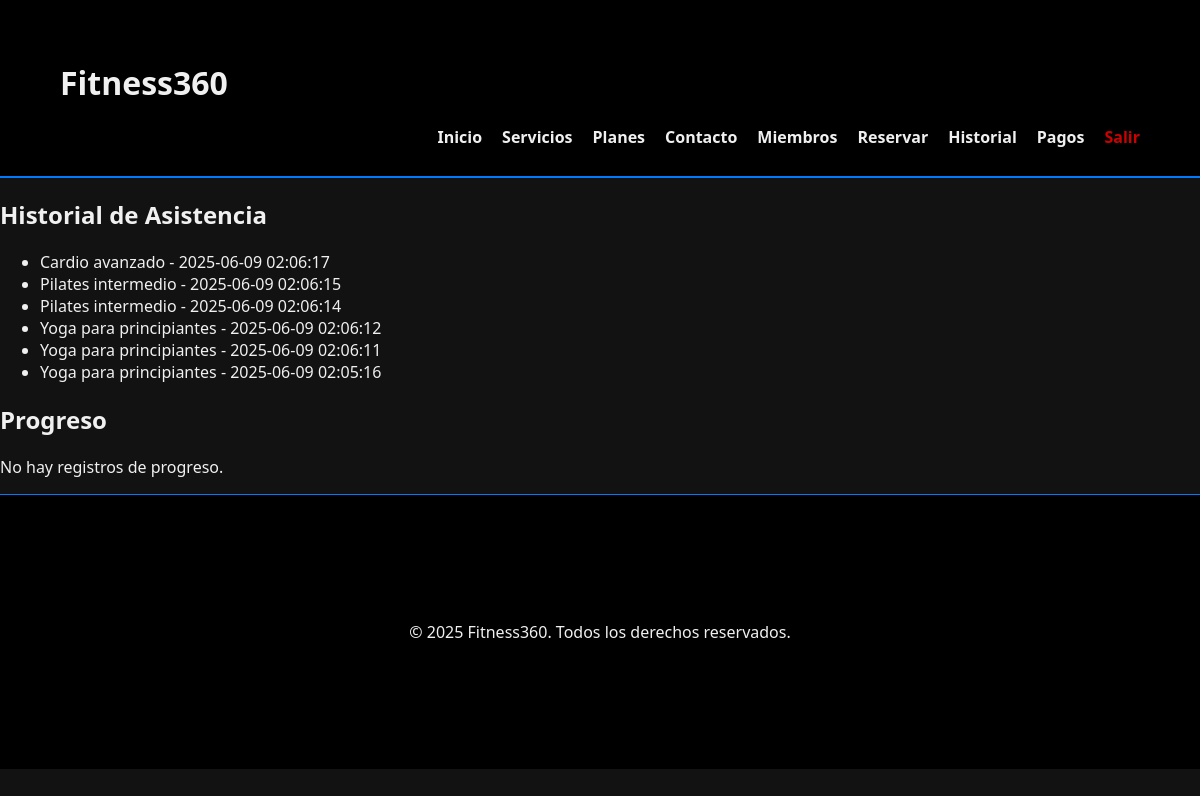
The app's page /fitness360_web/src/index.php?page=historial (signed in) with its own data.
### tables this page shows
CREATE TABLE `Reserva` (
  `IDReserva` int NOT NULL AUTO_INCREMENT,
  `IDMiembro` int NOT NULL,
  `IDClase` int NOT NULL,
  `FechaHoraReserva` timestamp NULL DEFAULT CURRENT_TIMESTAMP,
  `EstadoReserva` varchar(50) DEFAULT 'ACTIVA',
  PRIMARY KEY (`IDReserva`),
  KEY `IDMiembro` (`IDMiembro`),
  KEY `IDClase` (`IDClase`),
  CONSTRAINT `Reserva_ibfk_1` FOREIGN KEY (`IDMiembro`) REFERENCES `Miembros` (`IDMiembro`),
  CONSTRAINT `Reserva_ibfk_2` FOREIGN KEY (`IDClase`) REFERENCES `Clases` (`IDClase`)
);

CREATE TABLE `Clases` (
  `IDClase` int NOT NULL AUTO_INCREMENT,
  `NombreClase` varchar(255) NOT NULL,
  `DescripcionClase` text,
  `Horario` time NOT NULL,
  `Duracion` int NOT NULL,
  `Instructor` varchar(255) DEFAULT NULL,
  `CapacidadMaxima` int NOT NULL,
  `Nivel` varchar(50) DEFAULT NULL,
  `UbicacionSala` varchar(100) DEFAULT NULL,
  `EsActiva` tinyint(1) DEFAULT '1',
  PRIMARY KEY (`IDClase`)
);

### fitness360_web/src/pages/historial.php (the view, shortened to what this page needs)
<?php
require_once __DIR__ . '/../includes/conexion.php';
$idMiembro = $_SESSION['IDMiembro'];
$result = $mysqli->query("SELECT C.NombreClase, R.FechaHoraReserva FROM Reserva R JOIN Clases C ON R.IDClase = C.IDClase WHERE R.IDMiembro = $idMiembro ORDER BY R.FechaHoraReserva DESC");
echo "<h2>Historial de Asistencia</h2><ul>";
while ($row = $result->fetch_assoc()) {
    echo "<li>{$row['NombreClase']} - {$row['FechaHoraReserva']}</li>";
}
echo "</ul>";
echo "<h2>Progreso</h2>";
$progreso = $mysqli->query("SELECT TipoMetrica, Valor, FechaRegistroProgreso, Notas FROM Progreso WHERE IDMiembro = $idMiembro ORDER BY FechaRegistroProgreso DESC");
if ($progreso->num_rows > 0) {
    echo "<style>
            .progreso-table {
                width: 100%;
                border-collapse: collapse;
                background: #fff;
                margin-top: 20px;
            }
            .progreso-table th, .progreso-table td {
                border: 1px solid #ddd;
                padding: 12px 8px;
                font-weight: bold;
                color: #222;
                background: #fff;
            }
            .progreso-table th {
                background: #f5f5f5;
                color: #222;
            }
            .progreso-table tr:hover {
                background-color: #e9ecef;
            }
          </style>";
    echo "<table class='progreso-table'>";
    echo "<thead><tr><th>Métrica</th><th>Valor</th><th>Fecha</th><th>Notas</th></tr></thead><tbody>";
    while ($row = $progreso->fetch_assoc()) {
        echo "<tr>
                <td>{$row['TipoMetrica']}</td>
                <td>{$row['Valor']}</td>
                <td>{$row['FechaRegistroProgreso']}</td>
                <td>{$row['Notas']}</td>
              </tr>";
    }
    echo "</tbody></table>";
} else {
    echo "<p>No hay registros de progreso.</p>";
}
?>

### fitness360_web/src/css/style.css (style rules this page uses)
body { margin: 0; font-family: 'Segoe UI', sans-serif; background-color: #121212; color: #f0f0f0; }

### records on screen
reserva: IDClase.NombreClase "Cardio avanzado", FechaHoraReserva "2025-06-09 02:06:17"
reserva: IDClase.NombreClase "Pilates intermedio", FechaHoraReserva "2025-06-09 02:06:15"
reserva: IDClase.NombreClase "Pilates intermedio", FechaHoraReserva "2025-06-09 02:06:14"
reserva: IDClase.NombreClase "Yoga para principiantes", FechaHoraReserva "2025-06-09 02:06:12"
reserva: IDClase.NombreClase "Yoga para principiantes", FechaHoraReserva "2025-06-09 02:06:11"
reserva: IDClase.NombreClase "Yoga para principiantes", FechaHoraReserva "2025-06-09 02:05:16"
